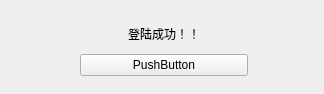
<?xml version="1.0" encoding="UTF-8"?>
<ui version="4.0">
 <class>LoginSuccess</class>
 <widget class="QWidget" name="LoginSuccess">
  <property name="geometry">
   <rect>
    <x>0</x>
    <y>0</y>
    <width>324</width>
    <height>94</height>
   </rect>
  </property>
  <property name="windowTitle">
   <string>Form</string>
  </property>
  <widget class="QWidget" name="">
   <property name="geometry">
    <rect>
     <x>80</x>
     <y>20</y>
     <width>168</width>
     <height>56</height>
    </rect>
   </property>
   <layout class="QVBoxLayout" name="verticalLayout">
    <item>
     <widget class="QLabel" name="label">
      <property name="text">
       <string>登陆成功！！</string>
      </property>
      <property name="alignment">
       <set>Qt::AlignCenter</set>
      </property>
     </widget>
    </item>
    <item>
     <widget class="QPushButton" name="okButton">
      <property name="text">
       <string>PushButton</string>
      </property>
     </widget>
    </item>
   </layout>
  </widget>
 </widget>
 <resources/>
 <connections/>
</ui>
